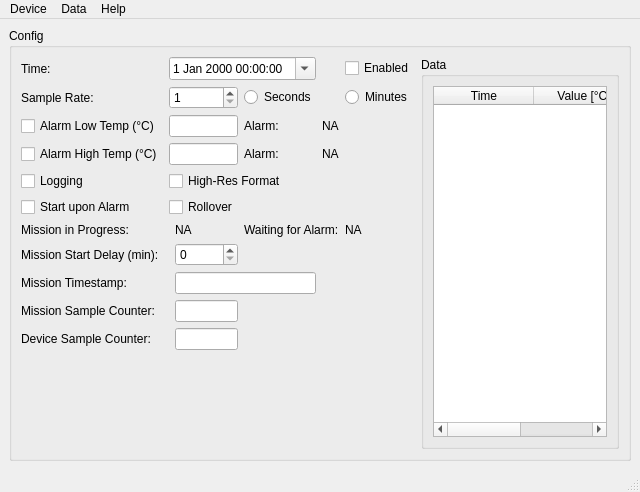
<?xml version="1.0" encoding="UTF-8"?>
<ui version="4.0">
 <class>MainWindow</class>
 <widget class="QMainWindow" name="MainWindow">
  <property name="geometry">
   <rect>
    <x>0</x>
    <y>0</y>
    <width>640</width>
    <height>492</height>
   </rect>
  </property>
  <property name="windowTitle">
   <string>QiButton</string>
  </property>
  <property name="locale">
   <locale language="English" country="UnitedStates"/>
  </property>
  <widget class="QWidget" name="centralwidget">
   <layout class="QHBoxLayout" name="horizontalLayout">
    <item>
     <widget class="QGroupBox" name="groupBox">
      <property name="title">
       <string>Config</string>
      </property>
      <layout class="QGridLayout" name="gridLayout">
       <item row="0" column="0">
        <widget class="QLabel" name="label">
         <property name="text">
          <string>Time:</string>
         </property>
        </widget>
       </item>
       <item row="0" column="1" colspan="3">
        <widget class="QDateTimeEdit" name="rtcEdit">
         <property name="calendarPopup">
          <bool>true</bool>
         </property>
        </widget>
       </item>
       <item row="0" column="5">
        <widget class="QCheckBox" name="rtcEnabledCheckBox">
         <property name="text">
          <string>Enabled</string>
         </property>
        </widget>
       </item>
       <item row="0" column="6" rowspan="12">
        <widget class="QGroupBox" name="groupBox_2">
         <property name="title">
          <string>Data</string>
         </property>
         <layout class="QHBoxLayout" name="horizontalLayout_2">
          <item>
           <widget class="QTableWidget" name="dataTable">
            <column>
             <property name="text">
              <string>Time</string>
             </property>
            </column>
            <column>
             <property name="text">
              <string>Value [°C]</string>
             </property>
            </column>
           </widget>
          </item>
         </layout>
        </widget>
       </item>
       <item row="1" column="0">
        <widget class="QLabel" name="label_2">
         <property name="text">
          <string>Sample Rate:</string>
         </property>
        </widget>
       </item>
       <item row="1" column="1" colspan="2">
        <widget class="QSpinBox" name="sampleRateSpinBox">
         <property name="minimum">
          <number>1</number>
         </property>
         <property name="maximum">
          <number>16383</number>
         </property>
        </widget>
       </item>
       <item row="1" column="3">
        <widget class="QRadioButton" name="sampleRateSecondsRadioButton">
         <property name="text">
          <string>Seconds</string>
         </property>
        </widget>
       </item>
       <item row="1" column="5">
        <widget class="QRadioButton" name="sampleRateMinutesRadioButton">
         <property name="text">
          <string>Minutes</string>
         </property>
        </widget>
       </item>
       <item row="2" column="0">
        <widget class="QCheckBox" name="alarmLowEnabledCheckBox">
         <property name="text">
          <string>Alarm Low Temp (°C)</string>
         </property>
        </widget>
       </item>
       <item row="2" column="1" colspan="2">
        <widget class="QLineEdit" name="alarmLowEdit"/>
       </item>
       <item row="2" column="3">
        <widget class="QLabel" name="label_8">
         <property name="text">
          <string>Alarm:</string>
         </property>
        </widget>
       </item>
       <item row="2" column="4">
        <widget class="QLabel" name="lowAlarmLabel">
         <property name="text">
          <string>NA</string>
         </property>
        </widget>
       </item>
       <item row="3" column="0">
        <widget class="QCheckBox" name="alarmHighEnabledCheckBox">
         <property name="text">
          <string>Alarm High Temp (°C)</string>
         </property>
        </widget>
       </item>
       <item row="3" column="1" colspan="2">
        <widget class="QLineEdit" name="alarmHighEdit"/>
       </item>
       <item row="3" column="3">
        <widget class="QLabel" name="label_10">
         <property name="text">
          <string>Alarm:</string>
         </property>
        </widget>
       </item>
       <item row="3" column="4">
        <widget class="QLabel" name="highAlarmLabel">
         <property name="text">
          <string>NA</string>
         </property>
        </widget>
       </item>
       <item row="4" column="0">
        <widget class="QCheckBox" name="loggingCheckBox">
         <property name="text">
          <string>Logging</string>
         </property>
        </widget>
       </item>
       <item row="4" column="1" colspan="3">
        <widget class="QCheckBox" name="highResLoggingCheckBox">
         <property name="text">
          <string>High-Res Format</string>
         </property>
        </widget>
       </item>
       <item row="5" column="0">
        <widget class="QCheckBox" name="startUponAlarmCheckBox">
         <property name="text">
          <string>Start upon Alarm</string>
         </property>
        </widget>
       </item>
       <item row="5" column="1" colspan="2">
        <widget class="QCheckBox" name="rolloverCheckBox">
         <property name="text">
          <string>Rollover</string>
         </property>
        </widget>
       </item>
       <item row="6" column="0">
        <widget class="QLabel" name="label_7">
         <property name="text">
          <string>Mission in Progress:</string>
         </property>
        </widget>
       </item>
       <item row="6" column="2">
        <widget class="QLabel" name="missionInProgressLabel">
         <property name="text">
          <string>NA</string>
         </property>
        </widget>
       </item>
       <item row="6" column="3" colspan="2">
        <widget class="QLabel" name="label_9">
         <property name="text">
          <string>Waiting for Alarm:</string>
         </property>
        </widget>
       </item>
       <item row="6" column="5">
        <widget class="QLabel" name="waitingForAlarmLabel">
         <property name="text">
          <string>NA</string>
         </property>
        </widget>
       </item>
       <item row="7" column="0">
        <widget class="QLabel" name="label_3">
         <property name="text">
          <string>Mission Start Delay (min):</string>
         </property>
        </widget>
       </item>
       <item row="7" column="2">
        <widget class="QSpinBox" name="missionStartDelaySpinBox">
         <property name="maximum">
          <number>65000</number>
         </property>
        </widget>
       </item>
       <item row="8" column="0">
        <widget class="QLabel" name="label_6">
         <property name="text">
          <string>Mission Timestamp:</string>
         </property>
        </widget>
       </item>
       <item row="8" column="2" colspan="2">
        <widget class="QLineEdit" name="missionTimestampEdit">
         <property name="readOnly">
          <bool>true</bool>
         </property>
        </widget>
       </item>
       <item row="9" column="0" colspan="2">
        <widget class="QLabel" name="label_4">
         <property name="text">
          <string>Mission Sample Counter:</string>
         </property>
        </widget>
       </item>
       <item row="9" column="2">
        <widget class="QLineEdit" name="missionSampleCounterEdit">
         <property name="readOnly">
          <bool>true</bool>
         </property>
        </widget>
       </item>
       <item row="10" column="0" colspan="2">
        <widget class="QLabel" name="label_5">
         <property name="text">
          <string>Device Sample Counter:</string>
         </property>
        </widget>
       </item>
       <item row="10" column="2">
        <widget class="QLineEdit" name="deviceSampleCounterEdit">
         <property name="readOnly">
          <bool>true</bool>
         </property>
        </widget>
       </item>
       <item row="11" column="3">
        <spacer name="verticalSpacer">
         <property name="orientation">
          <enum>Qt::Vertical</enum>
         </property>
         <property name="sizeHint" stdset="0">
          <size>
           <width>20</width>
           <height>126</height>
          </size>
         </property>
        </spacer>
       </item>
      </layout>
     </widget>
    </item>
   </layout>
  </widget>
  <widget class="QMenuBar" name="menubar">
   <property name="geometry">
    <rect>
     <x>0</x>
     <y>0</y>
     <width>640</width>
     <height>21</height>
    </rect>
   </property>
   <widget class="QMenu" name="menuDevice">
    <property name="title">
     <string>Device</string>
    </property>
    <addaction name="actionReadConfig"/>
    <addaction name="actionReadData"/>
    <addaction name="actionWriteConfig"/>
    <addaction name="separator"/>
    <addaction name="actionStopMission"/>
    <addaction name="actionClearData"/>
    <addaction name="actionStartMission"/>
    <addaction name="separator"/>
    <addaction name="actionExit"/>
   </widget>
   <widget class="QMenu" name="menuHelp">
    <property name="title">
     <string>Help</string>
    </property>
    <addaction name="actionAbout"/>
   </widget>
   <widget class="QMenu" name="menuData">
    <property name="title">
     <string>Data</string>
    </property>
    <addaction name="actionCopy"/>
    <addaction name="actionSave"/>
    <addaction name="separator"/>
    <addaction name="actionPlot"/>
   </widget>
   <addaction name="menuDevice"/>
   <addaction name="menuData"/>
   <addaction name="menuHelp"/>
  </widget>
  <widget class="QStatusBar" name="statusbar"/>
  <action name="actionReadConfig">
   <property name="text">
    <string>Read Config</string>
   </property>
  </action>
  <action name="actionReadData">
   <property name="enabled">
    <bool>true</bool>
   </property>
   <property name="text">
    <string>Read Data</string>
   </property>
  </action>
  <action name="actionExit">
   <property name="text">
    <string>Exit</string>
   </property>
  </action>
  <action name="actionAbout">
   <property name="text">
    <string>About</string>
   </property>
  </action>
  <action name="actionCopy">
   <property name="text">
    <string>Copy to Clipboard</string>
   </property>
  </action>
  <action name="actionSave">
   <property name="text">
    <string>Save to File</string>
   </property>
  </action>
  <action name="actionPlot">
   <property name="text">
    <string>Plot</string>
   </property>
  </action>
  <action name="actionWriteConfig">
   <property name="text">
    <string>Write Config</string>
   </property>
  </action>
  <action name="actionStopMission">
   <property name="text">
    <string>Stop Mission</string>
   </property>
  </action>
  <action name="actionClearData">
   <property name="text">
    <string>Clear Data</string>
   </property>
  </action>
  <action name="actionStartMission">
   <property name="text">
    <string>Start Mission</string>
   </property>
  </action>
 </widget>
 <resources/>
 <connections>
  <connection>
   <sender>actionExit</sender>
   <signal>activated()</signal>
   <receiver>MainWindow</receiver>
   <slot>close()</slot>
   <hints>
    <hint type="sourcelabel">
     <x>-1</x>
     <y>-1</y>
    </hint>
    <hint type="destinationlabel">
     <x>336</x>
     <y>252</y>
    </hint>
   </hints>
  </connection>
  <connection>
   <sender>actionReadConfig</sender>
   <signal>activated()</signal>
   <receiver>MainWindow</receiver>
   <slot>onReadConfig()</slot>
   <hints>
    <hint type="sourcelabel">
     <x>-1</x>
     <y>-1</y>
    </hint>
    <hint type="destinationlabel">
     <x>319</x>
     <y>245</y>
    </hint>
   </hints>
  </connection>
  <connection>
   <sender>actionReadData</sender>
   <signal>activated()</signal>
   <receiver>MainWindow</receiver>
   <slot>onReadData()</slot>
   <hints>
    <hint type="sourcelabel">
     <x>-1</x>
     <y>-1</y>
    </hint>
    <hint type="destinationlabel">
     <x>319</x>
     <y>245</y>
    </hint>
   </hints>
  </connection>
  <connection>
   <sender>actionWriteConfig</sender>
   <signal>activated()</signal>
   <receiver>MainWindow</receiver>
   <slot>onWriteConfig()</slot>
   <hints>
    <hint type="sourcelabel">
     <x>-1</x>
     <y>-1</y>
    </hint>
    <hint type="destinationlabel">
     <x>319</x>
     <y>245</y>
    </hint>
   </hints>
  </connection>
  <connection>
   <sender>actionStopMission</sender>
   <signal>activated()</signal>
   <receiver>MainWindow</receiver>
   <slot>onStopMission()</slot>
   <hints>
    <hint type="sourcelabel">
     <x>-1</x>
     <y>-1</y>
    </hint>
    <hint type="destinationlabel">
     <x>319</x>
     <y>245</y>
    </hint>
   </hints>
  </connection>
  <connection>
   <sender>actionClearData</sender>
   <signal>activated()</signal>
   <receiver>MainWindow</receiver>
   <slot>onClearData()</slot>
   <hints>
    <hint type="sourcelabel">
     <x>-1</x>
     <y>-1</y>
    </hint>
    <hint type="destinationlabel">
     <x>319</x>
     <y>245</y>
    </hint>
   </hints>
  </connection>
  <connection>
   <sender>actionStartMission</sender>
   <signal>activated()</signal>
   <receiver>MainWindow</receiver>
   <slot>onStartMission()</slot>
   <hints>
    <hint type="sourcelabel">
     <x>-1</x>
     <y>-1</y>
    </hint>
    <hint type="destinationlabel">
     <x>319</x>
     <y>245</y>
    </hint>
   </hints>
  </connection>
  <connection>
   <sender>actionSave</sender>
   <signal>activated()</signal>
   <receiver>MainWindow</receiver>
   <slot>onSafe()</slot>
   <hints>
    <hint type="sourcelabel">
     <x>-1</x>
     <y>-1</y>
    </hint>
    <hint type="destinationlabel">
     <x>319</x>
     <y>245</y>
    </hint>
   </hints>
  </connection>
  <connection>
   <sender>actionCopy</sender>
   <signal>activated()</signal>
   <receiver>MainWindow</receiver>
   <slot>onCopy()</slot>
   <hints>
    <hint type="sourcelabel">
     <x>-1</x>
     <y>-1</y>
    </hint>
    <hint type="destinationlabel">
     <x>319</x>
     <y>245</y>
    </hint>
   </hints>
  </connection>
  <connection>
   <sender>actionPlot</sender>
   <signal>activated()</signal>
   <receiver>MainWindow</receiver>
   <slot>onPlot()</slot>
   <hints>
    <hint type="sourcelabel">
     <x>-1</x>
     <y>-1</y>
    </hint>
    <hint type="destinationlabel">
     <x>319</x>
     <y>245</y>
    </hint>
   </hints>
  </connection>
 </connections>
 <slots>
  <slot>onReadConfig()</slot>
  <slot>onReadData()</slot>
  <slot>onClearData()</slot>
  <slot>onWriteConfig()</slot>
  <slot>onStartMission()</slot>
  <slot>onStopMission()</slot>
  <slot>onSafe()</slot>
  <slot>onPlot()</slot>
  <slot>onCopy()</slot>
 </slots>
</ui>
